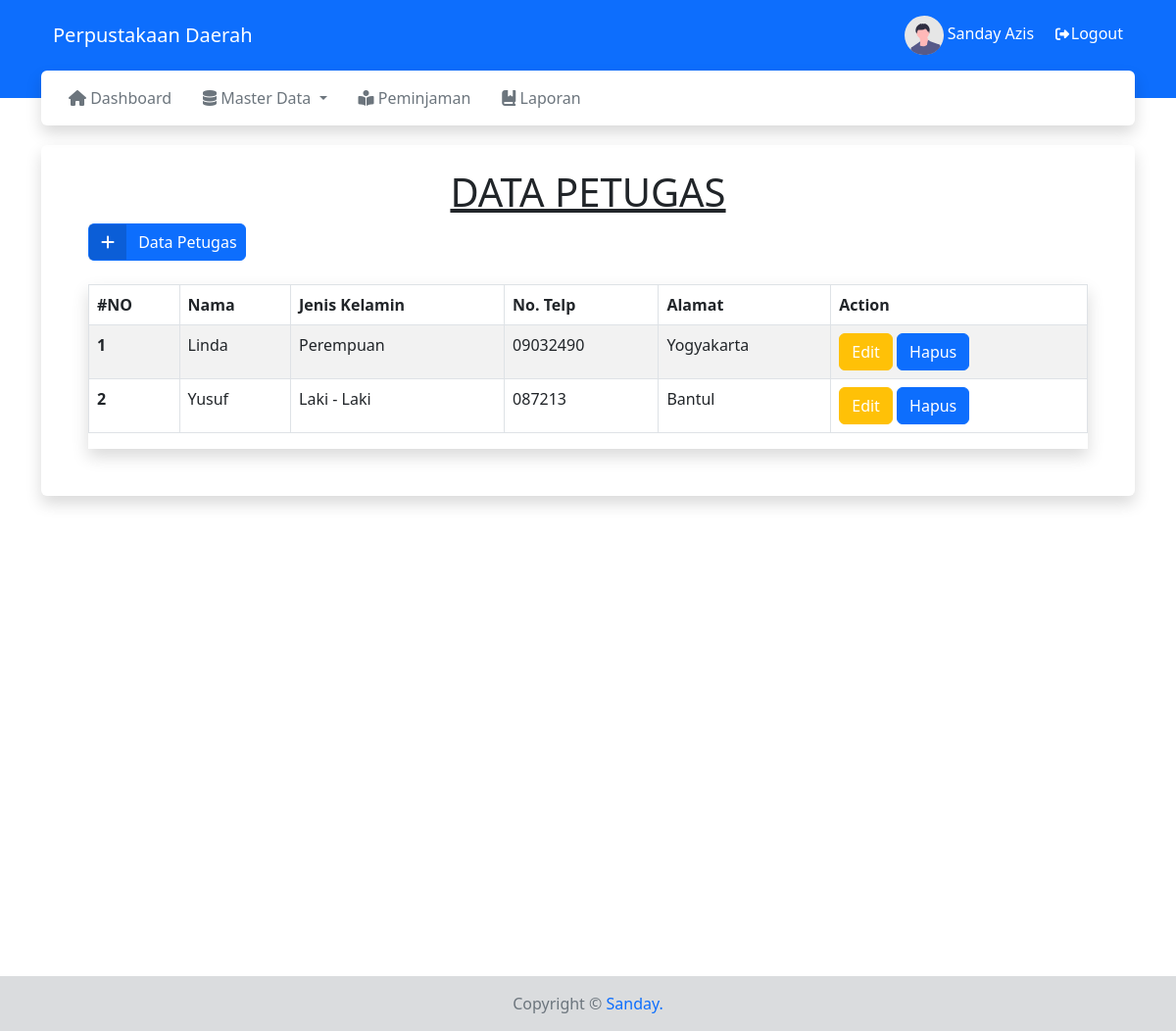
Page /beranda.php?page=petugas (signed in) on the committed database.
### tables this page shows
CREATE TABLE `anggota` (
  `id_anggota` int(11) NOT NULL,
  `nama_anggota` varchar(20) NOT NULL,
  `jk_anggota` varchar(20) NOT NULL,
  `telp_anggota` varchar(20) NOT NULL,
  `alamat_anggota` varchar(200) NOT NULL
);

### pages/petugas.php (the view, shortened to what this page needs)
<section class="shadow pt-4 pb-5 px-5 rounded">
    <h1 class="text-center text-uppercase text-decoration-underline">Data Petugas</h1>
    <a href="#" class="btn btn-primary btn-icon-split p-0 mb-4" data-bs-toggle="modal" data-bs-target="#exampleModal">
        <span class="icon text-white-50"
            style="background: rgba(0,0,0,.15);display: inline-block; padding: 0.375rem 0.75rem;">
            <i class="fa-solid fa-plus text-white"></i>
        </span>
        <span class="text px-2">Data Petugas</span>
    </a>
    <div class="table-responsive shadow">
        <table class="table table-striped table-bordered">
            <thead>
                <tr>
                    <th scope="col">#NO</th>
                    <th scope="col">Nama</th>
                    <th scope="col">Jenis Kelamin</th>
                    <th scope="col">No. Telp</th>
                    <th scope="col">Alamat</th>
                    <th scope="col">Action</th>
                </tr>
            </thead>
            <tbody>
                <?php
                   include 'config/db.php';
                   $no = 1;
                   $data = mysqli_query($koneksi,"select * from anggota");
                   while($d = mysqli_fetch_array($data)){
                       ?>
                <tr>
                    <th scope="row"><?php echo $no++; ?></th>
                    <td><?php echo $d['nama_anggota']; ?></td>
                    <td><?php echo $d['jk_anggota']; ?></td>
                    <td><?php echo $d['telp_anggota']; ?></td>
                    <td><?php echo $d['alamat_anggota']; ?></td>
                    <td>
                        <button  class="btn btn-warning text-white" onclick="editData('<?= $d['nama_anggota'] ?>', '<?= $d['jk_anggota']  ?>', '<?= $d['telp_anggota']  ?>', '<?= $d['alamat_anggota']  ?>', <?= $d['id_anggota']  ?>)">Edit</button>
                        <button type="button" class="btn btn-primary" onClick="confirmationDelete(<?= $d['id_anggota'] ?>)" >
                           Hapus
                       </button>
                    </td>
                </tr>
                <?php
                   }
                   ?>
            </tbody>
        </table>
    </div>
</section>

### rows in the picture
anggota: nama_anggota "Linda", jk_anggota "Perempuan", telp_anggota "09032490", alamat_anggota "Yogyakarta"
anggota: nama_anggota "Yusuf", jk_anggota "Laki - Laki", telp_anggota "087213", alamat_anggota "Bantul"

### other values in the picture
$_SESSION['nama_petugas'] "Sanday Azis"
